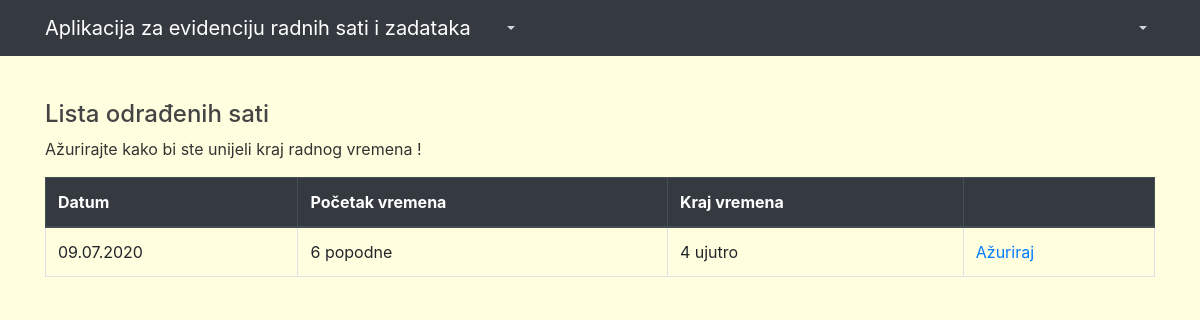
The app's page /osati1 (signed in) with its own data.
### app/models.py (models this page shows, shortened)
class OdradjeniSati(models.Model):
	datum = models.DateField(null= True, blank = True, auto_now_add=True)
	pvremena = models. TimeField(null= True, blank = True, verbose_name= 'Početak radnog vremena')
	kvremena = models. TimeField(null= True, blank = True, verbose_name= 'Kraj radnog vremena')
	korisnik = models.ForeignKey(User, on_delete=models.CASCADE ,null = True, blank = True,verbose_name = 'Korisnik' )
	class Meta:
		verbose_name_plural = "Odrađeni sati"

### app/views.py (the view)
# urls.py: path('osati1', views.KrajVremena.as_view(), name='krajvremena'),
class KrajVremena(LoginRequiredMixin, ListView):
    model = OdradjeniSati
    template_name ='app/mojiosati1.html'
    paginate_by = 10
    def get_queryset(self):
        return OdradjeniSati.objects.filter(korisnik=self.request.user, datum=datetime.now().date()).order_by('datum')

### app/templates/app/mojiosati1.html
{% extends "app/base.html" %}
{% load crispy_forms_tags %}
{% block content %}
<div style="padding-top: 20px;">
  <h4>Lista odrađenih sati</h4>
  <p>Ažurirajte kako bi ste unijeli kraj radnog vremena ! </p>
  {% if odradjenisati_list %}
    <table class="table table-bordered">
       <thead class="thead-dark">
        <tr>
      <th scope="col">Datum</th>
      <th scope="col">Početak vremena</th>
      <th scope="col">Kraj vremena</th>
      <th scope="col"></th>
      {%endif%}
        </tr>
      </thead>
  {% for odradjenisati in odradjenisati_list %}
   <tbody>
      <td>{{odradjenisati.datum}}</td>
      <td>{{odradjenisati.pvremena}}</td>
      <td>{{odradjenisati.kvremena}}</td>
      <td><a href="{% url 'osati-update' odradjenisati.id %}">Ažuriraj</a></td>
      </tbody>
      {% endfor %}
      </table>
</div>
{% endblock %}

### app/static/app/main.css (style rules this page uses)
body { background: #fafafa; color: #333333; margin-top: 5rem; }
h1, h2, h3, h4, h5, h6 { color: #444444; }

### app/templates/app/base.html (style rules this page uses)
body { background-color: #FFFFE0; }

### records on screen
OdradjeniSati: datum "09.07.2020", pvremena "6 popodne", kvremena "4 ujutro"
